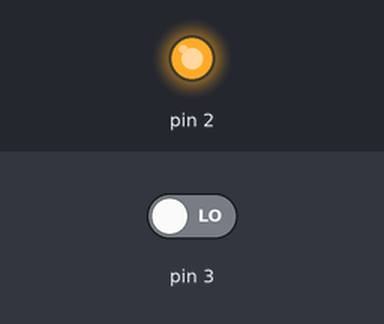
The sketch below on a simulated Arduino Uno, built with avr-gcc and run on an emulated ATmega328P. On the bench: output pins drawn as LEDs (lit = HIGH). The test bench sets the inputs (shaded band); at power-on: pin 3 LOW.

Above: at 1.2 s.
1.3 s: pin 3 driven HIGH
At 1.7 s:
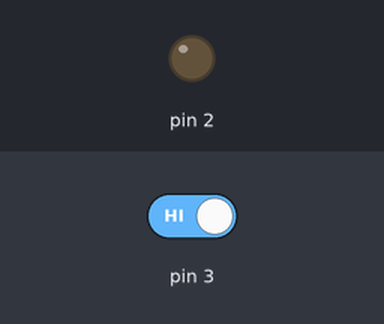
2.8 s: pin 3 driven LOW
At 4.1 s:
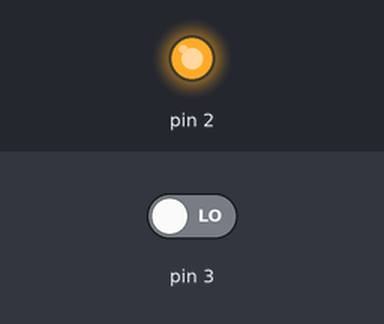
Timing chart, 0 to 5.8 s (numbered marks = the images above; inputs shaded):
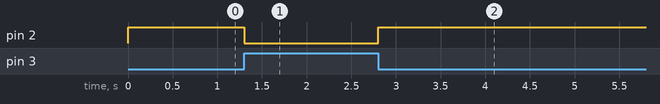

Measured:
- after the input at 1.3 s, pin 2: HIGH → LOW at once
- after the input at 2.8 s, pin 2: LOW → HIGH at once

The sketch:

1uzd.ino
```cpp
void setup() {
  pinMode(2, OUTPUT);
  pinMode(3, INPUT);
}
void loop() {
int digitalVal = digitalRead(3);

  if(HIGH == digitalVal)
  {
    digitalWrite(2,LOW);
  }
  else
  {
    digitalWrite(2,HIGH);
  }
}
```
